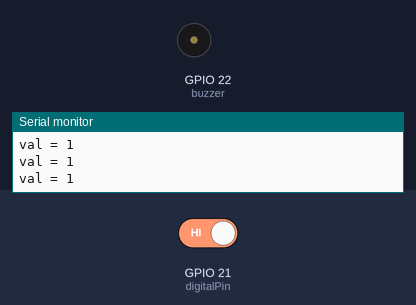
The sketch below on a simulated ESP32. Parts: buzzer (waves = sounding, pin HIGH), the last lines printed to the serial monitor. Inputs (shaded band) come from the test bench; at power-on: GPIO 21 (digitalPin) HIGH.

Above: at 1.2 s.
1.3 s: GPIO 21 (digitalPin) driven LOW
At 2.0 s:
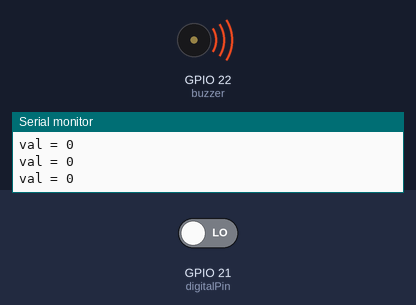
2.8 s: GPIO 21 (digitalPin) driven HIGH
At 3.1 s:
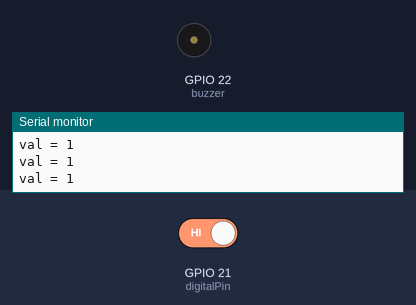
Timing chart, 0 to 5.8 s (numbered marks = the images above; inputs shaded):
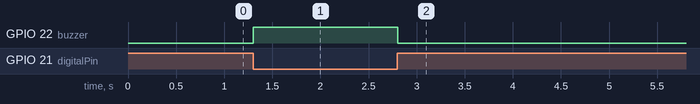

Measured:
- after the input at 1.3 s, GPIO 22 (buzzer): LOW → HIGH at once
- after the input at 2.8 s, GPIO 22 (buzzer): HIGH → LOW at once

The sketch:

ESP32PIRSensor.ino
```cpp
int buzzer = 22;
int digitalPin = 21;
int val = 0;
void setup() {
  pinMode(buzzer, OUTPUT);
  pinMode(digitalPin, INPUT);
  Serial.begin(9600);
}

void loop() {
  val = digitalRead(digitalPin);
  Serial.print("val = ");
  Serial.println(val);
  if (val == 0) {
    digitalWrite(buzzer, HIGH);
  }
  else {
    digitalWrite(buzzer, LOW);
  }
  delay(100);
}
```
